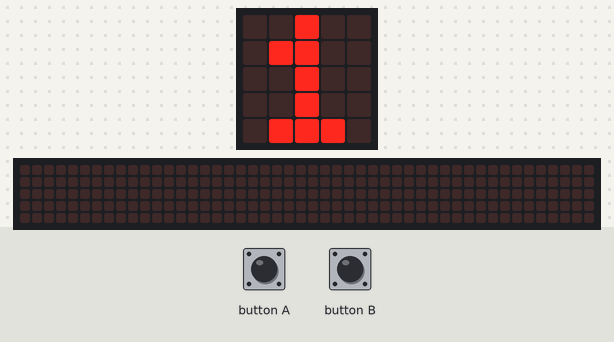
Recording of a program running on a simulated BBC micro:bit (MakeCode). Parts: the board's 5×5 LED display, a strip that is not on the board, showing the scrolling text unrolled. The inputs (shaded band) are chosen by the test bench. The 48×5 strip is a reading aid, not a part: it shows the text the display is scrolling, unrolled, one strip-width of it at a time.

Above: at 0.1 s.
At 5.0 s:
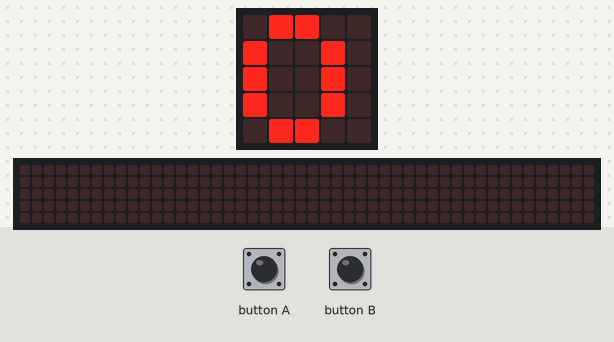
5.1 s: button B pressed for 0.15 s
At 5.17 s:
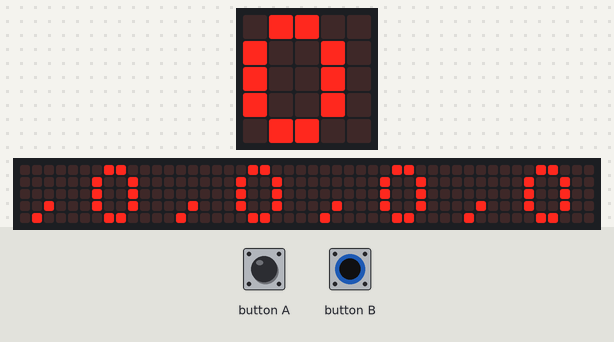
Timing chart, 0 to 8.1 s (numbered marks = the images above; inputs shaded):
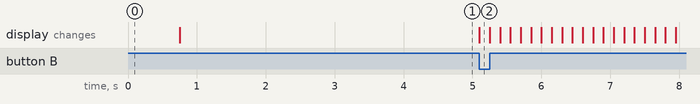

The program:

main.ts
```typescript
function strget (strlen: number) {
    chlist = "0123456789abcdefghijklmnopqrstuvwxyz "
    strlist = [""]
    basic.showNumber(strlen)
    for (let index = 0; index < strlen; index++) {
        ch = 0
        basic.showString("" + (chlist[ch]))
        while (!(input.buttonIsPressed(Button.B))) {
            while (input.buttonIsPressed(Button.A)) {
                ch += 1
                ch = ch % 37
                basic.showString("" + (chlist[ch]))
            }
            strlist.push(chlist[ch])
        }
    }
    return strlist
}
let ch = 0
let strlist: string[] = []
let chlist = ""
basic.showString("" + (strget(1)))
```

test.ts
```typescript
// 在此处测试；当此软件包作为插件使用时，将不会编译此软件包。
```

Measured:
- after the input at 5.1 s, the display: changes at once (image 2)
